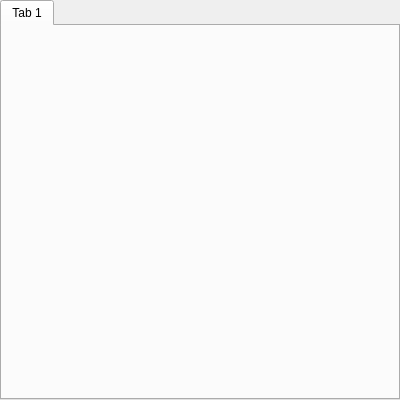
<?xml version="1.0" encoding="UTF-8"?>
<ui version="4.0">
 <class>DialogWin</class>
 <widget class="QTabWidget" name="DialogWin">
  <property name="geometry">
   <rect>
    <x>0</x>
    <y>0</y>
    <width>400</width>
    <height>400</height>
   </rect>
  </property>
  <property name="windowTitle">
   <string>Dialogs</string>
  </property>
  <property name="windowIcon">
   <iconset resource="images.qrc">
    <normaloff>:/appIcon/cogxDialog_icon.png</normaloff>:/appIcon/cogxDialog_icon.png</iconset>
  </property>
  <property name="currentIndex">
   <number>0</number>
  </property>
  <widget class="QWidget" name="tab">
   <attribute name="title">
    <string>Tab 1</string>
   </attribute>
  </widget>
 </widget>
 <resources>
  <include location="images.qrc"/>
 </resources>
 <connections/>
</ui>
